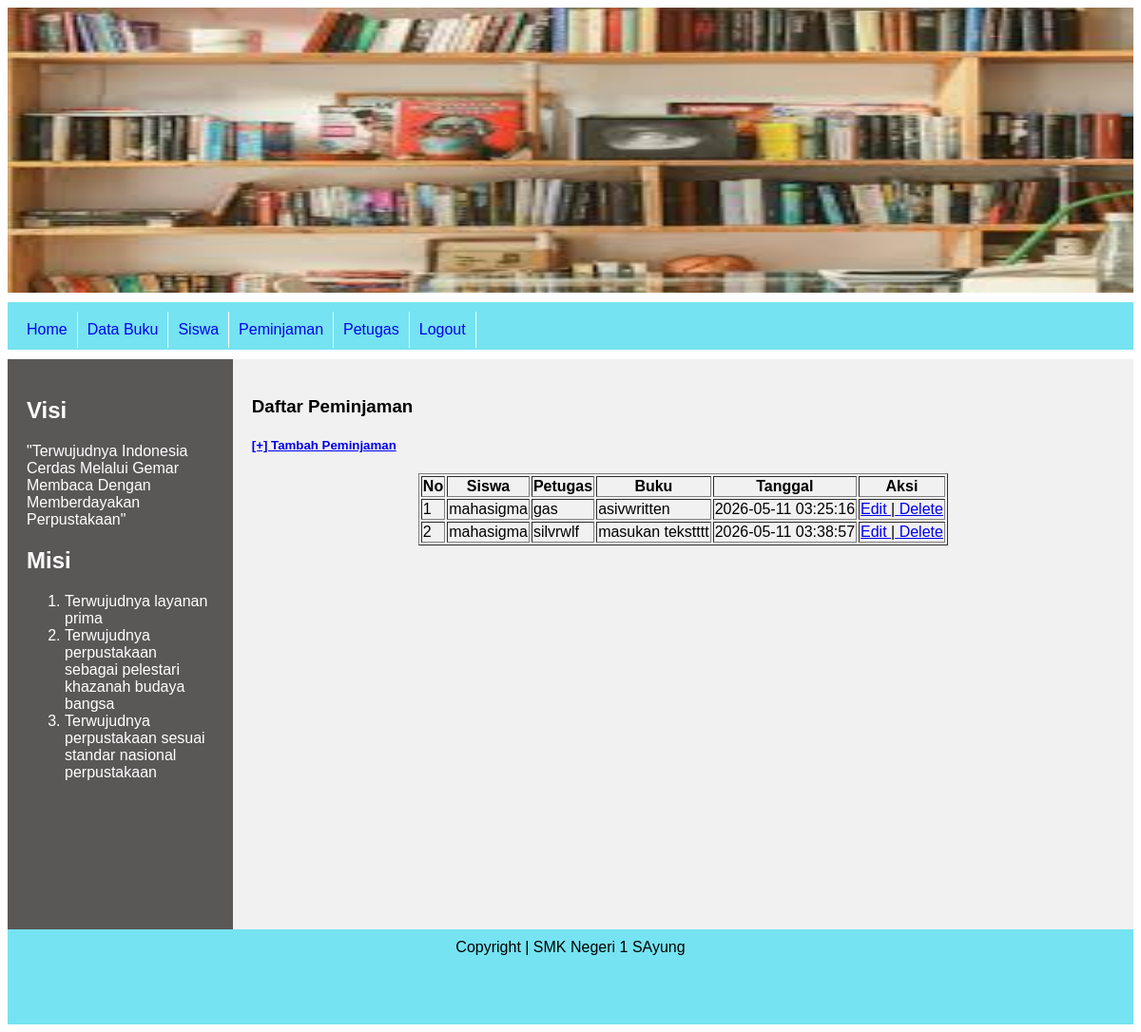
The app's page /admin/index.php?page=pinjam (signed in) with its own data.
### tables this page shows
CREATE TABLE `tbl_peminjaman` (
  `idpinjam` int NOT NULL,
  `idpetugas` int NOT NULL,
  `idsiswa` int NOT NULL,
  `idbuku` int NOT NULL,
  `waktupinjam` timestamp NOT NULL DEFAULT CURRENT_TIMESTAMP,
  `updated_at` timestamp NULL DEFAULT NULL
);

CREATE TABLE `tbl_siswa` (
  `idsiswa` int NOT NULL,
  `nis` varchar(20) NOT NULL,
  `namasiswa` varchar(100) NOT NULL,
  `kelas` varchar(20) NOT NULL,
  `alamat` varchar(200) NOT NULL,
  `hp` varchar(20) NOT NULL,
  `created_at` timestamp NOT NULL DEFAULT CURRENT_TIMESTAMP,
  `update_at` timestamp NULL DEFAULT NULL
);

CREATE TABLE `tbl_petugas` (
  `idpetugas` int NOT NULL,
  `namapetugas` varchar(100) NOT NULL,
  `hp` varchar(20) NOT NULL,
  `username` varchar(50) NOT NULL,
  `password` varchar(50) NOT NULL,
  `created_at` timestamp NOT NULL DEFAULT CURRENT_TIMESTAMP,
  `update_at` timestamp NULL DEFAULT NULL
);

CREATE TABLE `tbl_buku` (
  `idbuku` int NOT NULL,
  `judul` varchar(100) NOT NULL,
  `pengarang` varchar(50) NOT NULL,
  `penerbit` varchar(50) NOT NULL,
  `created_at` timestamp NOT NULL DEFAULT CURRENT_TIMESTAMP,
  `update_at` timestamp NULL DEFAULT NULL
);

### admin/halaman/pinjam/pinjam.php (the view)
<?php
include "../koneksi.php";
$query = "SELECT * FROM tbl_peminjaman
        LEFT JOIN tbl_petugas ON tbl_petugas.idpetugas = tbl_peminjaman.idpetugas
        LEFT JOIN tbl_siswa ON tbl_siswa.idsiswa = tbl_peminjaman.idsiswa
        LEFT JOIN tbl_buku ON tbl_buku.idbuku = tbl_peminjaman.idbuku";
$data = mysqli_query($conn, $query);
?>
<h3>Daftar Peminjaman</h3>
<h5><a href="index.php?page=pinjamtambah">[+] Tambah Peminjaman</a></h5>
<table border=1 align="center">
    <tr>
        <th>No</th>
        <th>Siswa</th>
        <th>Petugas</th>
        <th>Buku</th>
        <th>Tanggal</th>
        <th>Aksi</th>
    </tr>
    <?php
    $nomor = 1;
    while($row = mysqli_fetch_assoc($data)) {
        echo "<tr>";
        echo "<td> $nomor </td>";
        echo "<td>". $row['namasiswa'] ."</td>";
        echo "<td>". $row['namapetugas'] ."</td>";
        echo "<td>". $row['judul'] ."</td>";
        echo "<td>". $row['waktupinjam'] ."</td>";
        echo "<td>" ;
        echo "<a href='../admin/index.php?page=pinjamubah&idpinjam=
        ".$row['idpinjam']."'> Edit </a> |";
        echo "<a href='halaman/pinjam/pinjamhapus.php?idpinjam=
        ".$row['idpinjam']."'>  Delete</a>" ;
        echo "</td>";
        echo "</tr>";
        $nomor++;
    }
    ?>
</table>

### css/style.css (style rules this page uses)
* { box-sizing: border-box; }
body { font-family: Arial, Helvetica, sans-serif; }

### records on screen
tbl_peminjaman: idsiswa.namasiswa "mahasigma", idpetugas.namapetugas "gas", idbuku.judul "asivwritten", waktupinjam "2026-05-11 03:25:16"
tbl_peminjaman: idsiswa.namasiswa "mahasigma", idpetugas.namapetugas "silvrwlf", idbuku.judul "masukan tekstttt", waktupinjam "2026-05-11 03:38:57"
